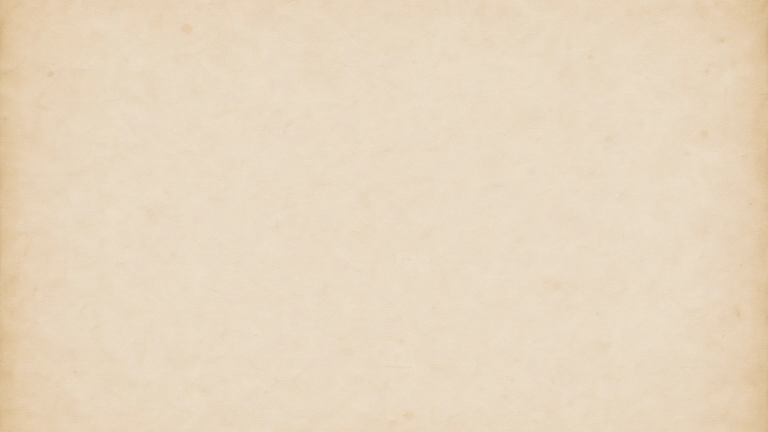
#> input picture game/assets/production/ui/qj-kit-v1/album_paper.webp, 1536 x 864 px (shown at 1/2 size)
$ python make_paper.py ../../../game/assets/production/ui/qj-kit-v1/album_paper.webp ../../../game/assets/production/ui/qj-kit-v1/album_paper.webp
#> lines starting #> are read from the running program, lines starting #| are printed output that depends on the picture
# 生图出的旧册页纸（paper.png）→ 菜单整页纸底 album_paper.webp：裁成 16:9、去透明、颜色往预览图 B 的纸色拉（略减黄）
import sys
from PIL import Image
src, out = sys.argv[1], sys.argv[2]
im = Image.open(src).convert('RGB')
#> im is the input picture: PIL image 1536x864 RGB; mean R, G, B 231.9, 214.5, 190.8
im = im.crop((0, 80, 1536, 944))
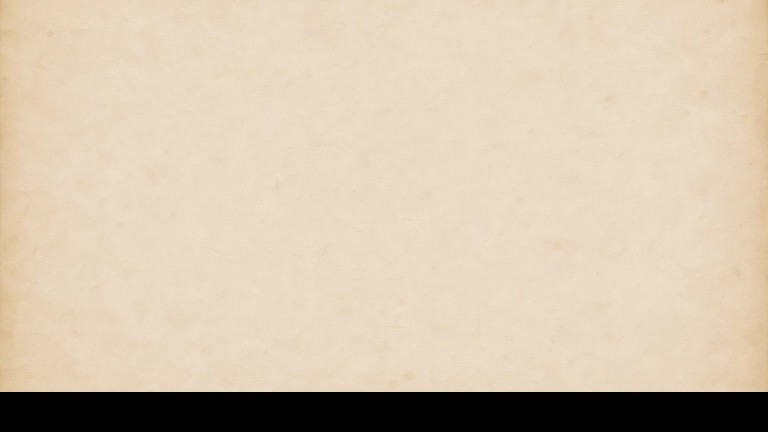
#> im: PIL image 1536x864 RGB (shown at 1/2 size); mean R, G, B 210.5, 194.9, 173.7
r, g, b = im.split()
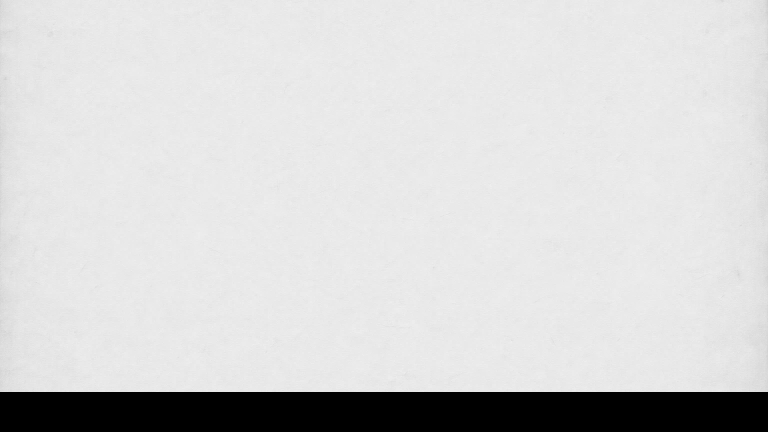
#> r: PIL image 1536x864 L (shown at 1/2 size); min 0, max 244, mean 210.5
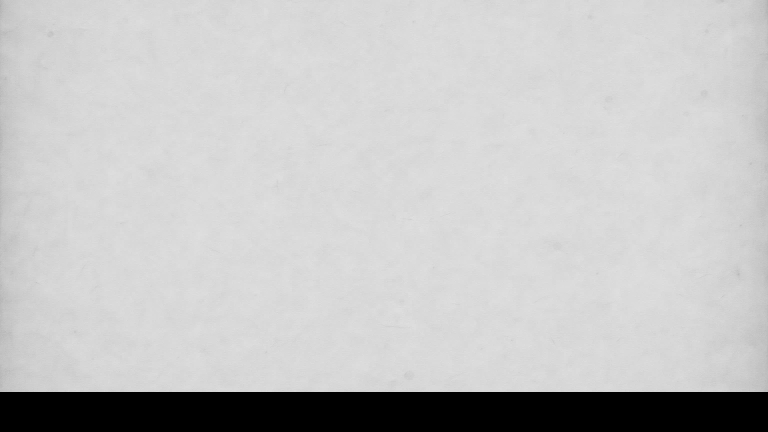
#> g: PIL image 1536x864 L (shown at 1/2 size); min 0, max 229, mean 194.9
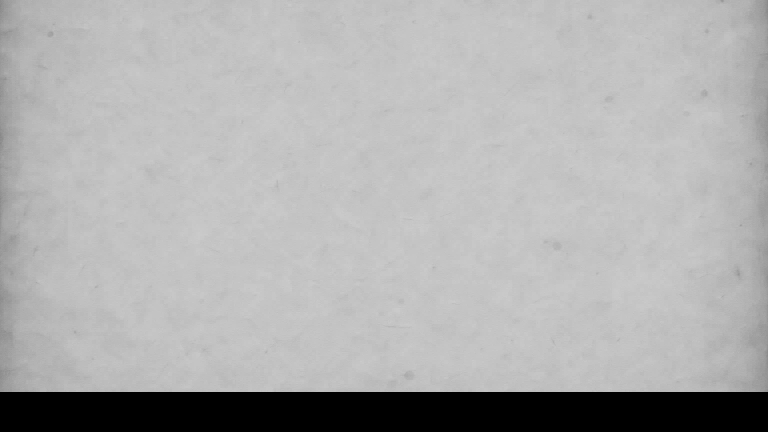
#> b: PIL image 1536x864 L (shown at 1/2 size); min 0, max 209, mean 173.7
r = r.point(lambda v: min(255, int(v * 0.975)))
g = g.point(lambda v: min(255, int(v * 0.99)))
b = b.point(lambda v: min(255, int(v * 1.035)))
Image.merge('RGB', (r, g, b)).save(out, 'WEBP', quality=90)
